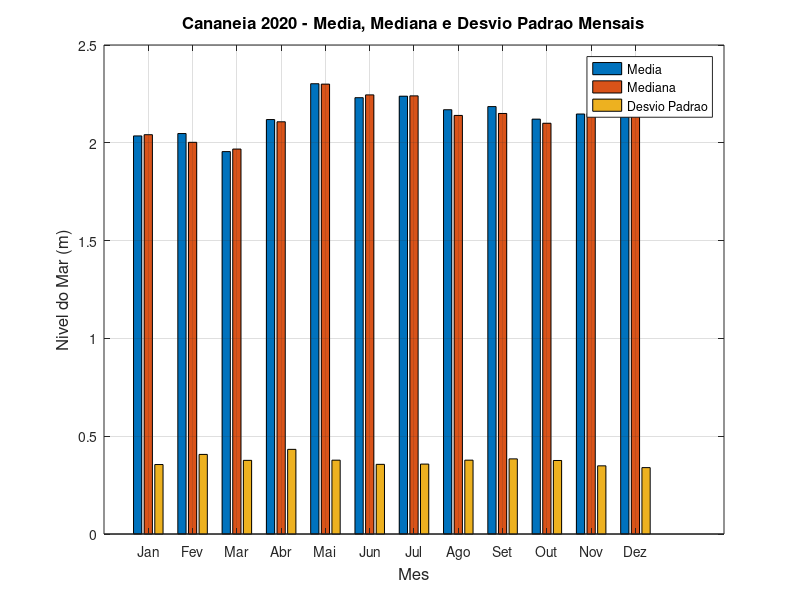
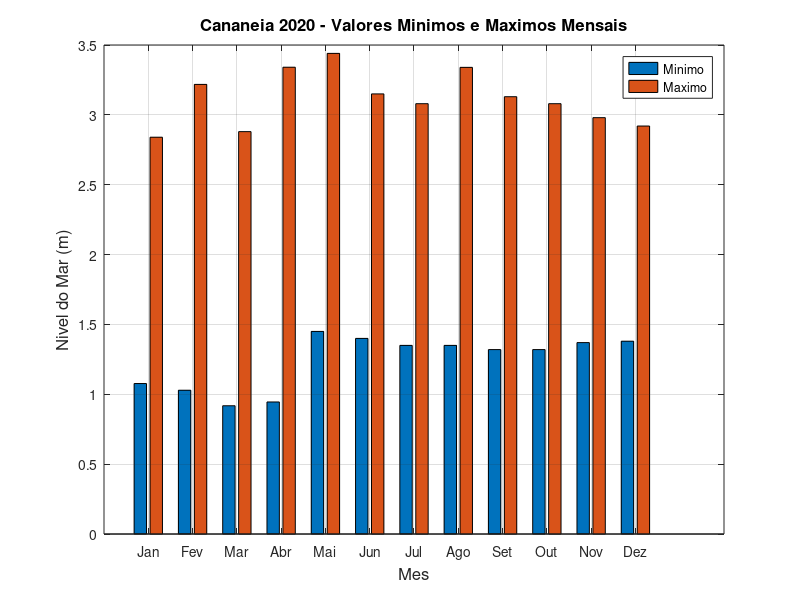
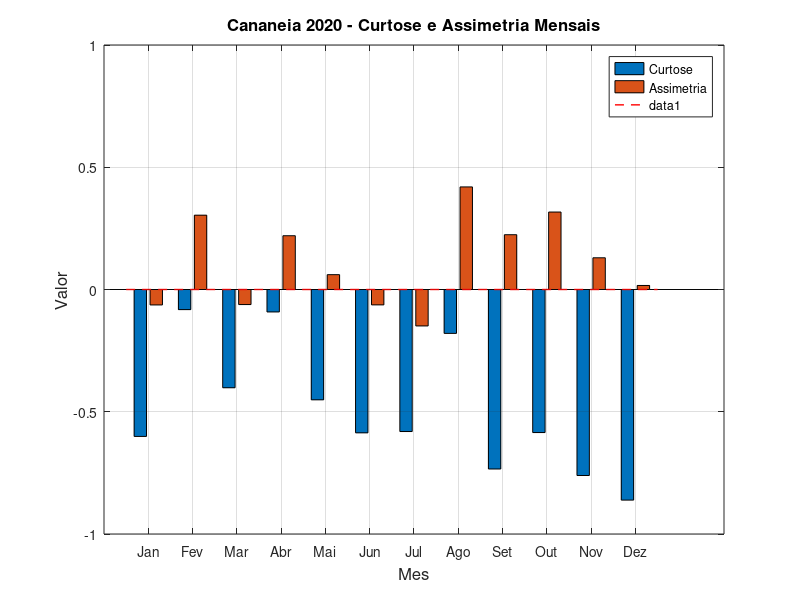
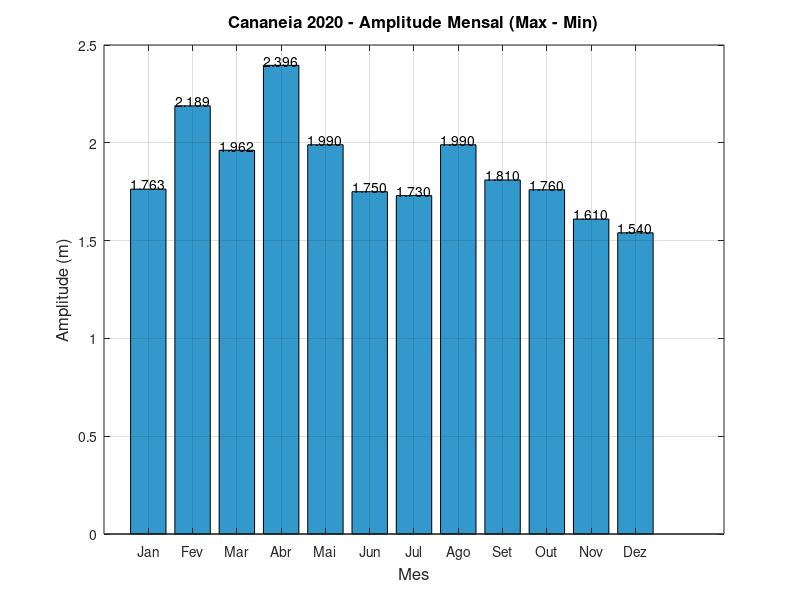

Here is the MATLAB script that generated these plots, in order:
% LISTA DE EXERCICIOS 1 - ANALISE DE MARES OCEANICAS IOC 5801
% ADRIANO CAVERSAN - 1º SEMESTRE 2026
% Dados horarios de nivel do mar de 2020 em Cananeia (SP, Brasil)
% Analise estatistica mensal

clear all; close all; clc

fprintf('========================================\n')
fprintf('LISTA 1 - ANALISE DE MARES OCEANICAS\n')  
fprintf('ADRIANO CAVERSAN - 2026\n')
fprintf('========================================\n\n')

% Leitura dos dados de Cananeia
load Cananeia_2020.dat
x = Cananeia_2020;
nudad = size(x,1);

% Extraindo dados: ano, mes, dia, hora, minuto, segundo, nivel do mar (m)
ano = x(:,1);
mes = x(:,2);
dia = x(:,3);
hora = x(:,4);
minuto = x(:,5);
segundo = x(:,6);
elev = x(:,7);

% Criando vetor temporal em dias
dias = (hora + minuto/60 + segundo/3600)/24;
for i = 1:nudad
    if i == 1
        dias(i) = 0;
    else
        if dia(i) ~= dia(i-1)
            dias(i) = dias(i-1) + 1 + (hora(i) + minuto(i)/60 + segundo(i)/3600)/24;
        else
            dias(i) = floor(dias(i-1)) + (hora(i) + minuto(i)/60 + segundo(i)/3600)/24;
        end
    end
end

fprintf('Dados carregados: %d pontos de Cananeia 2020\n\n', nudad)

% Estatisticas basicas mensais das series temporais
fprintf('========================================\n')
fprintf('PARAMETROS ESTATISTICOS BASICOS MENSAIS - CANANEIA\n')
fprintf('========================================\n')

meses_unicos = unique(mes);
n_meses = length(meses_unicos);
nome_meses = {'Jan', 'Fev', 'Mar', 'Abr', 'Mai', 'Jun', ...
              'Jul', 'Ago', 'Set', 'Out', 'Nov', 'Dez'};

% Matriz para armazenar estatisticas mensais (8 parametros x n_meses)
estat_mensal = zeros(8, n_meses);

fprintf('Mes    Media    Mediana   Moda     DesvPad   Minimo   Maximo   Curtose  Assimetria\n');
fprintf('---------------------------------------------------------------------------------\n');

for i = 1:n_meses
    mes_atual = meses_unicos(i);
    idx_mes = (mes == mes_atual);
    elev_mes = elev(idx_mes);
    
    % Calculando estatisticas do mes
    estat_mensal(1,i) = mean(elev_mes);      % Media
    estat_mensal(2,i) = median(elev_mes);    % Mediana
    
    % Moda manual (valor mais frequente)
    [valores_unicos, ~, indices] = unique(elev_mes);
    contadores = accumarray(indices, 1);
    [~, idx_max] = max(contadores);
    estat_mensal(3,i) = valores_unicos(idx_max);  % Moda
    
    estat_mensal(4,i) = std(elev_mes);       % Desvio padrao
    estat_mensal(5,i) = min(elev_mes);       % Minimo
    estat_mensal(6,i) = max(elev_mes);       % Maximo
    
    % Curtose manual
    n_dados = length(elev_mes);
    media_elev = mean(elev_mes);
    std_elev = std(elev_mes);
    if std_elev > 0
        estat_mensal(7,i) = (1/n_dados) * sum(((elev_mes - media_elev) / std_elev).^4) - 3;  % Curtose
        estat_mensal(8,i) = (1/n_dados) * sum(((elev_mes - media_elev) / std_elev).^3);      % Assimetria
    else
        estat_mensal(7,i) = 0;  % Curtose
        estat_mensal(8,i) = 0;  % Assimetria
    end
    
    fprintf('%s   %7.3f   %7.3f   %7.3f   %7.3f   %7.3f   %7.3f   %7.3f    %7.3f\n', ...
            nome_meses{mes_atual}, estat_mensal(1,i), estat_mensal(2,i), estat_mensal(3,i), ...
            estat_mensal(4,i), estat_mensal(5,i), estat_mensal(6,i), ...
            estat_mensal(7,i), estat_mensal(8,i));
end

% Salvando estatisticas em arquivo
fid = fopen('cananeia_2020_estat_mensal.dat','w');
fprintf(fid,'%10.4f %10.4f %10.4f %10.4f %10.4f %10.4f %10.4f %10.4f \n', estat_mensal);
fclose(fid);

fprintf('\nEstatisticas mensais salvas em: cananeia_2020_estat_mensal.dat\n\n');

% Plotagem das estatisticas mensais agrupadas por tipo
fprintf('========================================\n')
fprintf('GRAFICOS ESTATISTICOS MENSAIS AGRUPADOS\n')
fprintf('========================================\n')

% Grafico 1: Media, Mediana e Desvio Padrao mensais
figure
bar(meses_unicos, [estat_mensal(1,:)' estat_mensal(2,:)' estat_mensal(4,:)'], 'grouped')
title('Cananeia 2020 - Media, Mediana e Desvio Padrao Mensais', 'fontsize', 12)
xlabel('Mes', 'fontsize', 12)
ylabel('Nivel do Mar (m)', 'fontsize', 12)
legend('Media', 'Mediana', 'Desvio Padrao', 'Location', 'best')
set(gca, 'XTickLabel', nome_meses(meses_unicos))
grid on
print('-dpng', 'cananeia_2020_media_mediana_desvio_mensais')
fprintf('Grafico salvo: cananeia_2020_media_mediana_desvio_mensais.png\n')

% Grafico 2: Minimo e Maximo mensais  
figure
bar(meses_unicos, [estat_mensal(5,:)' estat_mensal(6,:)'], 'grouped')
title('Cananeia 2020 - Valores Minimos e Maximos Mensais', 'fontsize', 12)
xlabel('Mes', 'fontsize', 12)
ylabel('Nivel do Mar (m)', 'fontsize', 12)
legend('Minimo', 'Maximo', 'Location', 'best')
set(gca, 'XTickLabel', nome_meses(meses_unicos))
grid on
print('-dpng', 'cananeia_2020_minimo_maximo_mensais')
fprintf('Grafico salvo: cananeia_2020_minimo_maximo_mensais.png\n')

% Grafico 3: Curtose e Assimetria mensais
figure
bar(meses_unicos, [estat_mensal(7,:)' estat_mensal(8,:)'], 'grouped')
title('Cananeia 2020 - Curtose e Assimetria Mensais', 'fontsize', 12)
xlabel('Mes', 'fontsize', 12)
ylabel('Valor', 'fontsize', 12)
legend('Curtose', 'Assimetria', 'Location', 'best')
set(gca, 'XTickLabel', nome_meses(meses_unicos))
grid on
hold on
% Linhas de referencia para distribuicao normal
plot([0.5 n_meses+0.5], [0 0], 'r--', 'LineWidth', 1)
print('-dpng', 'cananeia_2020_curtose_assimetria_mensais')
fprintf('Grafico salvo: cananeia_2020_curtose_assimetria_mensais.png\n')

% Grafico 4: Amplitude mensal (Max - Min)
amplitude_mensal = estat_mensal(6,:) - estat_mensal(5,:);
figure
bar(meses_unicos, amplitude_mensal, 'FaceColor', [0.2 0.6 0.8])
title('Cananeia 2020 - Amplitude Mensal (Max - Min)', 'fontsize', 12)
xlabel('Mes', 'fontsize', 12)
ylabel('Amplitude (m)', 'fontsize', 12)
set(gca, 'XTickLabel', nome_meses(meses_unicos))
grid on
% Adicionando valores sobre as barras
for i = 1:length(meses_unicos)
    text(i, amplitude_mensal(i) + 0.01*max(amplitude_mensal), ...
         sprintf('%.3f', amplitude_mensal(i)), 'HorizontalAlignment', 'center', 'FontSize', 10)
end
print('-dpng', 'cananeia_2020_amplitude_mensais')
fprintf('Grafico salvo: cananeia_2020_amplitude_mensais.png\n')

fprintf('\n');

% Analise comparativa de distribuicoes mensais
fprintf('========================================\n')
fprintf('ANALISE DE DISTRIBUICOES MENSAIS\n')
fprintf('========================================\n')

% Grafico 5: Percentis especificos por mes (10%, 25%, 75%, 90%)
percentis_especificos = [10 25 75 90];
valores_percentis = zeros(length(percentis_especificos), n_meses);

for i = 1:n_meses
    mes_atual = meses_unicos(i);
    idx_mes = (mes == mes_atual);
    elev_mes = elev(idx_mes);
    
    % Calculando percentis especificos manualmente
    elev_sorted = sort(elev_mes);
    n_total = length(elev_sorted);
    
    for j = 1:length(percentis_especificos)
        idx = round((percentis_especificos(j)/100) * (n_total-1)) + 1;
        if idx > n_total
            idx = n_total;
        end
        valores_percentis(j,i) = elev_sorted(idx);
    end
end

figure
bar(meses_unicos, valores_percentis', 'grouped')
title('Cananeia 2020 - Percentis Mensais (10%, 25%, 75%, 90%)', 'fontsize', 12)
xlabel('Mes', 'fontsize', 12)
ylabel('Nivel do Mar (m)', 'fontsize', 12)
legend('10%', '25%', '75%', '90%', 'Location', 'best')
set(gca, 'XTickLabel', nome_meses(meses_unicos))
grid on
print('-dpng', 'cananeia_2020_percentis_mensais')
fprintf('Grafico salvo: cananeia_2020_percentis_mensais.png\n')

fprintf('\n');

% Analise de tendencia mensal agrupada
fprintf('========================================\n')
fprintf('ANALISE DE TENDENCIA MENSAL\n')
fprintf('========================================\n')

tendencias_mensais = zeros(n_meses, 1);

for i = 1:n_meses
    mes_atual = meses_unicos(i);
    idx_mes = (mes == mes_atual);
    dias_mes = dias(idx_mes);
    elev_mes = elev(idx_mes);
    
    polinom_mes = polyfit(dias_mes, elev_mes, 1);
    tendencias_mensais(i) = polinom_mes(1);
    
    fprintf('Mes %s: Tendencia = %.6f m/dia\n', nome_meses{mes_atual}, tendencias_mensais(i));
end

% Grafico 6: Tendencias mensais
figure
bar(meses_unicos, tendencias_mensais, 'FaceColor', [0.8 0.2 0.2])
title('Cananeia 2020 - Tendencias Mensais', 'fontsize', 12)
xlabel('Mes', 'fontsize', 12)
ylabel('Tendencia (m/dia)', 'fontsize', 12)
set(gca, 'XTickLabel', nome_meses(meses_unicos))
grid on
% Linha de referencia zero
hold on
plot([0.5 n_meses+0.5], [0 0], 'k--', 'LineWidth', 1)
% Adicionando valores sobre as barras
for i = 1:length(meses_unicos)
    text(i, tendencias_mensais(i) + 0.1*max(abs(tendencias_mensais)) * sign(tendencias_mensais(i)), ...
         sprintf('%.3e', tendencias_mensais(i)), 'HorizontalAlignment', 'center', 'FontSize', 9)
end
print('-dpng', 'cananeia_2020_tendencias_mensais')
fprintf('Grafico salvo: cananeia_2020_tendencias_mensais.png\n')

fprintf('\n');

% Analise de Fourier comparativa mensal
fprintf('========================================\n')
fprintf('ANALISE DE FOURIER - AMPLITUDES DOMINANTES MENSAIS\n')
fprintf('========================================\n')

% Encontrando as 3 maiores amplitudes de cada mes para periodos de mare (0.5-2 dias)
periodos_mare = [0.5 1.0 2.0];  % periodos de interesse em dias
amplitudes_mare = zeros(3, n_meses);  % 3 periodos x n_meses

for i = 1:n_meses
    mes_atual = meses_unicos(i);
    idx_mes = (mes == mes_atual);
    elev_mes = elev(idx_mes);
    nudad_mes = length(elev_mes);
    
    if nudad_mes > 48  % Garantindo dados suficientes para FFT
        n2_mes = floor(nudad_mes/2);
        n_mes = 1:n2_mes;
        Tn_dias_mes = nudad_mes./n_mes/24;
        
        % Removendo media antes da FFT
        altura_media_mes = mean(elev_mes);
        elev_mes_fft = elev_mes - altura_media_mes;
        
        fft_elev_mes = fft(elev_mes_fft);
        fft_elev2_mes = fft_elev_mes(2:n2_mes+1);
        a_fft_elev_mes = abs(fft_elev2_mes)/n2_mes;
        
        % Encontrando amplitudes para periodos de mare especificos
        for j = 1:length(periodos_mare)
            [~, idx_periodo] = min(abs(Tn_dias_mes - periodos_mare(j)));
            if idx_periodo <= length(a_fft_elev_mes)
                amplitudes_mare(j,i) = a_fft_elev_mes(idx_periodo);
            end
        end
        
        fprintf('Mes %s: FFT calculada (%d pontos)\n', nome_meses{mes_atual}, nudad_mes);
    else
        fprintf('Mes %s: Dados insuficientes para FFT (%d pontos)\n', nome_meses{mes_atual}, nudad_mes);
        amplitudes_mare(:,i) = 0;
    end
end

% Grafico 7: Amplitudes dos periodos de mare por mes
figure
bar(meses_unicos, amplitudes_mare', 'grouped')
title('Cananeia 2020 - Amplitudes de Periodos de Mare por Mes', 'fontsize', 12)
xlabel('Mes', 'fontsize', 12)
ylabel('Amplitude (m)', 'fontsize', 12)
legend('0.5 dias (12h)', '1.0 dia (24h)', '2.0 dias', 'Location', 'best')
set(gca, 'XTickLabel', nome_meses(meses_unicos))
grid on
print('-dpng', 'cananeia_2020_amplitudes_mare_mensais')
fprintf('Grafico salvo: cananeia_2020_amplitudes_mare_mensais.png\n')

fprintf('\n========================================\n')
fprintf('ANALISE COMPLETA FINALIZADA!\n')
fprintf('Foram gerados 7 graficos agrupados:\n')
fprintf('1. Media, Mediana e Desvio Padrao Mensais\n')
fprintf('2. Valores Minimos e Maximos Mensais\n')
fprintf('3. Curtose e Assimetria Mensais\n')
fprintf('4. Amplitude Mensal\n')
fprintf('5. Percentis Mensais\n')
fprintf('6. Tendencias Mensais\n')
fprintf('7. Amplitudes de Mare Mensais\n')
fprintf('========================================\n\n')
